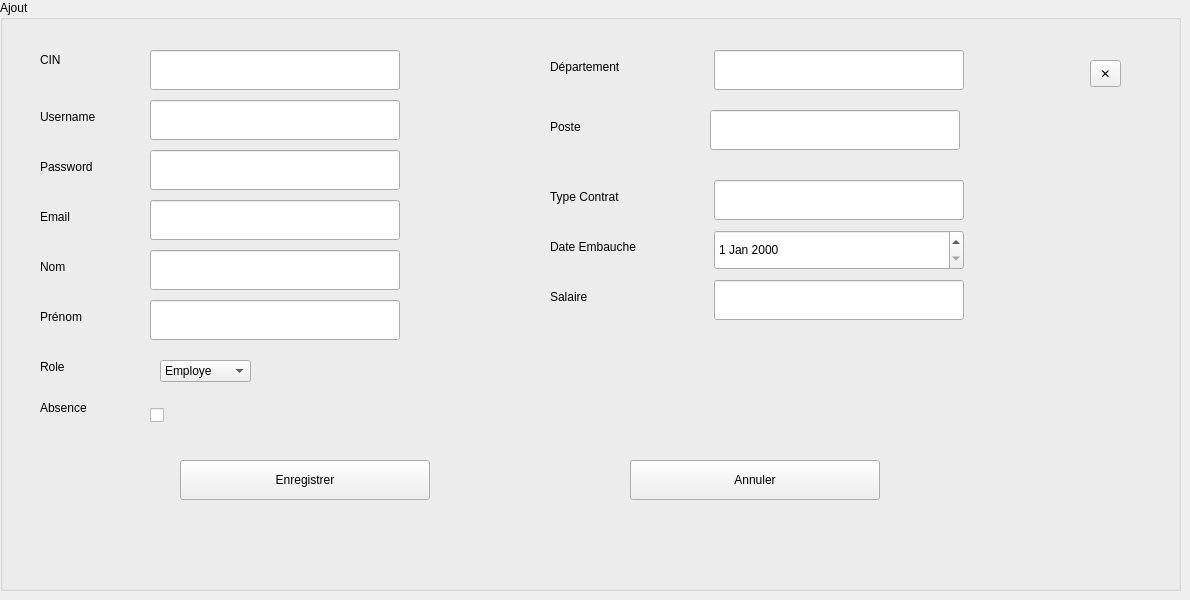
            <widget class="QWidget" name="page_add_Emp">
             <widget class="QGroupBox" name="groupBox_2">
              <property name="geometry">
               <rect>
                <x>0</x>
                <y>0</y>
                <width>1181</width>
                <height>591</height>
               </rect>
              </property>
              <property name="title">
               <string>Ajout </string>
              </property>
              <widget class="QLabel" name="label_8">
               <property name="geometry">
                <rect>
                 <x>550</x>
                 <y>50</y>
                 <width>100</width>
                 <height>34</height>
                </rect>
               </property>
               <property name="text">
                <string>Département</string>
               </property>
              </widget>
              <widget class="QLabel" name="label_7">
               <property name="geometry">
                <rect>
                 <x>550</x>
                 <y>110</y>
                 <width>100</width>
                 <height>34</height>
                </rect>
               </property>
               <property name="text">
                <string>Poste</string>
               </property>
              </widget>
              <widget class="QLabel" name="label_6">
               <property name="geometry">
                <rect>
                 <x>40</x>
                 <y>300</y>
                 <width>100</width>
                 <height>34</height>
                </rect>
               </property>
               <property name="text">
                <string>Prénom</string>
               </property>
              </widget>
              <widget class="QLineEdit" name="lineNomAdd">
               <property name="geometry">
                <rect>
                 <x>150</x>
                 <y>250</y>
                 <width>250</width>
                 <height>40</height>
                </rect>
               </property>
              </widget>
              <widget class="QLabel" name="label_5">
               <property name="geometry">
                <rect>
                 <x>40</x>
                 <y>250</y>
                 <width>100</width>
                 <height>34</height>
                </rect>
               </property>
               <property name="text">
                <string>Nom</string>
               </property>
              </widget>
              <widget class="QLineEdit" name="lineDepartementAdd">
               <property name="geometry">
                <rect>
                 <x>714</x>
                 <y>50</y>
                 <width>250</width>
                 <height>40</height>
                </rect>
               </property>
              </widget>
              <widget class="QLineEdit" name="lineCINAdd">
               <property name="geometry">
                <rect>
                 <x>150</x>
                 <y>50</y>
                 <width>250</width>
                 <height>40</height>
                </rect>
               </property>
              </widget>
              <widget class="QLineEdit" name="lineEmailAdd">
               <property name="geometry">
                <rect>
                 <x>150</x>
                 <y>200</y>
                 <width>250</width>
                 <height>40</height>
                </rect>
               </property>
              </widget>
              <widget class="QLabel" name="label">
               <property name="geometry">
                <rect>
                 <x>40</x>
                 <y>50</y>
                 <width>100</width>
                 <height>20</height>
                </rect>
               </property>
               <property name="text">
                <string>CIN</string>
               </property>
              </widget>
              <widget class="QLineEdit" name="linePosteAdd">
               <property name="geometry">
                <rect>
                 <x>710</x>
                 <y>110</y>
                 <width>250</width>
                 <height>40</height>
                </rect>
               </property>
              </widget>
              <widget class="QLabel" name="label_3">
               <property name="geometry">
                <rect>
                 <x>40</x>
                 <y>150</y>
                 <width>100</width>
                 <height>34</height>
                </rect>
               </property>
               <property name="text">
                <string>Password</string>
               </property>
              </widget>
              <widget class="QPushButton" name="btnSaveEmployee">
               <property name="geometry">
                <rect>
                 <x>180</x>
                 <y>460</y>
                 <width>250</width>
                 <height>40</height>
                </rect>
               </property>
               <property name="text">
                <string>Enregistrer</string>
               </property>
              </widget>
              <widget class="QCheckBox" name="checkAbsenceAdd">
               <property name="geometry">
                <rect>
                 <x>150</x>
                 <y>400</y>
                 <width>21</width>
                 <height>31</height>
                </rect>
               </property>
              </widget>
              <widget class="QLabel" name="label_4">
               <property name="geometry">
                <rect>
                 <x>40</x>
                 <y>200</y>
                 <width>100</width>
                 <height>34</height>
                </rect>
               </property>
               <property name="text">
                <string>Email</string>
               </property>
              </widget>
              <widget class="QLineEdit" name="lineTypeContratAdd">
               <property name="geometry">
                <rect>
                 <x>714</x>
                 <y>180</y>
                 <width>250</width>
                 <height>40</height>
                </rect>
               </property>
              </widget>
              <widget class="QLabel" name="label_15">
               <property name="geometry">
                <rect>
                 <x>40</x>
                 <y>400</y>
                 <width>100</width>
                 <height>15</height>
                </rect>
               </property>
               <property name="text">
                <string>Absence</string>
               </property>
              </widget>
              <widget class="QLineEdit" name="linePasswordAdd">
               <property name="geometry">
                <rect>
                 <x>150</x>
                 <y>150</y>
                 <width>250</width>
                 <height>40</height>
                </rect>
               </property>
              </widget>
              <widget class="QLabel" name="label_10">
               <property name="geometry">
                <rect>
                 <x>550</x>
                 <y>230</y>
                 <width>100</width>
                 <height>34</height>
                </rect>
               </property>
               <property name="text">
                <string>Date Embauche</string>
               </property>
              </widget>
              <widget class="QLabel" name="label_11">
               <property name="geometry">
                <rect>
                 <x>550</x>
                 <y>280</y>
                 <width>100</width>
                 <height>34</height>
                </rect>
               </property>
               <property name="text">
                <string>Salaire</string>
               </property>
              </widget>
              <widget class="QDateEdit" name="dateEmbaucheAdd">
               <property name="geometry">
                <rect>
                 <x>714</x>
                 <y>230</y>
                 <width>250</width>
                 <height>40</height>
                </rect>
               </property>
              </widget>
              <widget class="QLabel" name="label_9">
               <property name="geometry">
                <rect>
                 <x>550</x>
                 <y>180</y>
                 <width>100</width>
                 <height>34</height>
                </rect>
               </property>
               <property name="text">
                <string>Type Contrat</string>
               </property>
              </widget>
              <widget class="QLineEdit" name="linePrenomAdd">
               <property name="geometry">
                <rect>
                 <x>150</x>
                 <y>300</y>
                 <width>250</width>
                 <height>40</height>
                </rect>
               </property>
              </widget>
              <widget class="QLabel" name="label_2">
               <property name="geometry">
                <rect>
                 <x>40</x>
                 <y>100</y>
                 <width>100</width>
                 <height>34</height>
                </rect>
               </property>
               <property name="text">
                <string>Username</string>
               </property>
              </widget>
              <widget class="QLineEdit" name="lineUsernameAdd">
               <property name="geometry">
                <rect>
                 <x>150</x>
                 <y>100</y>
                 <width>250</width>
                 <height>40</height>
                </rect>
               </property>
              </widget>
              <widget class="QLineEdit" name="lineSalaireAdd">
               <property name="geometry">
                <rect>
                 <x>714</x>
                 <y>280</y>
                 <width>250</width>
                 <height>40</height>
                </rect>
               </property>
              </widget>
              <widget class="QToolButton" name="BtnPopupCancelLabs_8">
               <property name="geometry">
                <rect>
                 <x>1090</x>
                 <y>60</y>
                 <width>31</width>
                 <height>27</height>
                </rect>
               </property>
               <property name="toolTip">
                <string>Fermer</string>
               </property>
               <property name="text">
                <string>✕</string>
               </property>
              </widget>
              <widget class="QPushButton" name="btnAnnuler_emp">
               <property name="geometry">
                <rect>
                 <x>630</x>
                 <y>460</y>
                 <width>250</width>
                 <height>40</height>
                </rect>
               </property>
               <property name="text">
                <string>Annuler</string>
               </property>
              </widget>
              <widget class="QLabel" name="label_12">
               <property name="geometry">
                <rect>
                 <x>40</x>
                 <y>350</y>
                 <width>100</width>
                 <height>34</height>
                </rect>
               </property>
               <property name="text">
                <string>Role</string>
               </property>
              </widget>
              <widget class="QComboBox" name="comboRoleAdd">
               <property name="geometry">
                <rect>
                 <x>160</x>
                 <y>360</y>
                 <width>91</width>
                 <height>22</height>
                </rect>
               </property>
               <item>
                <property name="text">
                 <string>Employe</string>
                </property>
               </item>
               <item>
                <property name="text">
                 <string>RH</string>
                </property>
               </item>
               <item>
                <property name="text">
                 <string>Responsable_financier</string>
                </property>
               </item>
               <item>
                <property name="text">
                 <string>Responsable_de_stock</string>
                </property>
               </item>
               <item>
                <property name="text">
                 <string>Chercheur</string>
                </property>
               </item>
               <item>
                <property name="text">
                 <string>Directeur_de_projet</string>
                </property>
               </item>
               <item>
                <property name="text">
                 <string>Responsable_Labos</string>
                </property>
               </item>
               <item>
                <property name="text">
                 <string>Admin</string>
                </property>
               </item>
              </widget>
             </widget>
            </widget>
